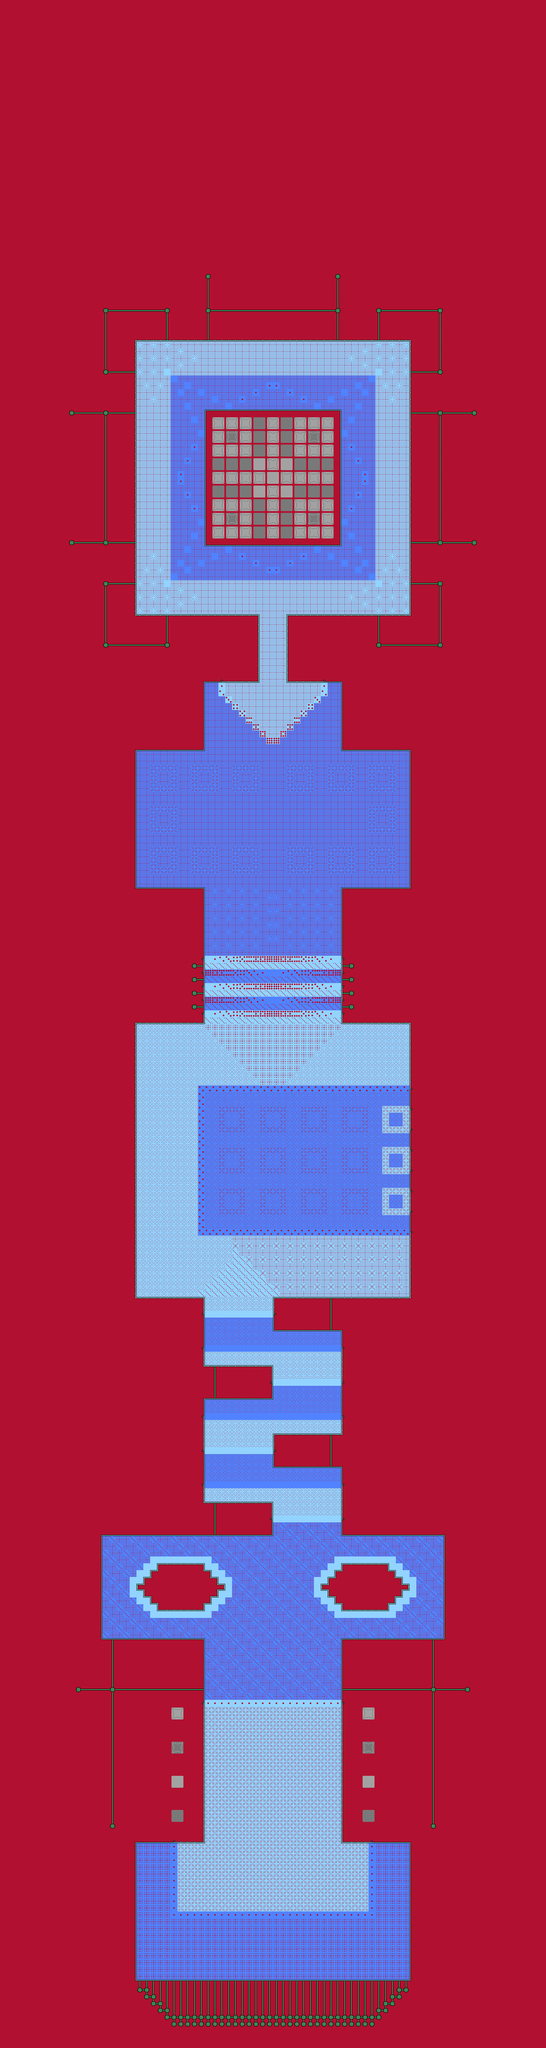

A 2D game scene composited from a Tiled map and its tileset images. What follows is a short description and the map's XML, with each tile layer's data collapsed to a summary:
An orthogonal 80x300 tile map with 16x16 px tiles, 2 tile layers (Lava, Floor).

<map version="1.5" tiledversion="1.7.2" orientation="orthogonal" renderorder="right-down" width="80" height="300" tilewidth="16" tileheight="16" infinite="0" nextlayerid="3" nextobjectid="1">
 <tileset firstgid="1" source="../TileSets/5x.tsx" />
 <layer id="1" name="Lava" width="80" height="300">
  <data>[24000 cells, 24000 non-empty, 1 distinct tile ids]</data>
 </layer>
 <layer id="2" name="Floor" width="80" height="300">
  <data>[24000 cells, 8638 non-empty, 104 distinct tile ids]</data>
 </layer>
</map>
